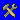

Source code (Python):
#!/usr/bin/env python3
"""Generate openttdgui_rescue.png: the rescue-engine button icon.

The artwork is a hammer and wrench from Icons8 (https://icons8.com), a
16x16 PNG with an alpha channel and anti-aliased edges. Neither of those
survives a base-set sprite, which is 8bpp in the DOS palette with index 0
standing for "nothing here", so this script does three things to it:

* Anything less than half opaque becomes nothing. Anti-aliased edges
  otherwise turn into half-lit pixels with no colour to be, and the game
  draws them as solid.
* Every remaining pixel is snapped to the nearest colour of the palette's
  grey ramp or its wood ramp, and to nothing else. Letting it pick freely
  is what ruins these icons: the DOS palette is short of neutral greys, so
  a soft grey edge lands on the nearest blue and the whole icon gains a
  violet fringe.
* A one pixel dark outline is drawn around the shape, the way every other
  button icon in the game has one. Without it the tools disappear into the
  grey of the button they sit on.

The sprite is 16x16 at (2, 2), matching the line appended to
openttdgui.nfo. Run from this directory; needs Pillow.
"""

from __future__ import annotations

import pathlib

from PIL import Image

HERE = pathlib.Path(__file__).parent
SOURCE = HERE / "icons8-hammer-and-wrench-16.png"
PALETTE_FROM = HERE / "openttdgui.png"
OUTPUT = HERE / "openttdgui_rescue.png"

MARGIN = 2
OPAQUE_ENOUGH = 110  # out of 255

#: Grey ramp of the DOS palette, darkest to lightest.
GREYS = list(range(1, 16))
#: Two wood/tan ramps, for the handles.
WOODS = [34, 35, 36, 37, 38, 39, 54, 55, 56, 57, 58, 59, 108, 109, 110, 111]
#: The outline colour: the second-darkest grey rather than pure black, which
#: the palette does not really have and which would look like a hole.
OUTLINE = 2


def nearest(palette: list[int], candidates: list[int], rgb: tuple[int, int, int]) -> int:
    """Index of the candidate palette entry closest to @p rgb."""
    def distance(index: int) -> int:
        r, g, b = palette[index * 3:index * 3 + 3]
        return (r - rgb[0]) ** 2 + (g - rgb[1]) ** 2 + (b - rgb[2]) ** 2

    return min(candidates, key=distance)


def main() -> None:
    palette = Image.open(PALETTE_FROM).getpalette()
    source = Image.open(SOURCE).convert("RGBA")
    w, h = source.size

    out = Image.new("P", (w + 2 * MARGIN, h + 2 * MARGIN), 0)
    out.putpalette(palette)

    src = source.load()
    dst = out.load()
    candidates = GREYS + WOODS

    for y in range(h):
        for x in range(w):
            r, g, b, a = src[x, y]
            if a < OPAQUE_ENOUGH:
                continue
            dst[x + MARGIN, y + MARGIN] = nearest(palette, candidates, (r, g, b))

    # The outline is drawn from the finished shape, so that it follows the
    # snapped pixels rather than the source's soft edge.
    filled = [[dst[x, y] != 0 for y in range(out.height)] for x in range(out.width)]
    for x in range(out.width):
        for y in range(out.height):
            if filled[x][y]:
                continue
            if any(0 <= x + dx < out.width and 0 <= y + dy < out.height and filled[x + dx][y + dy]
                   for dx, dy in ((1, 0), (-1, 0), (0, 1), (0, -1))):
                dst[x, y] = OUTLINE

    out.save(OUTPUT)
    print(f"wrote {OUTPUT} ({out.width}x{out.height})")


if __name__ == "__main__":
    main()
